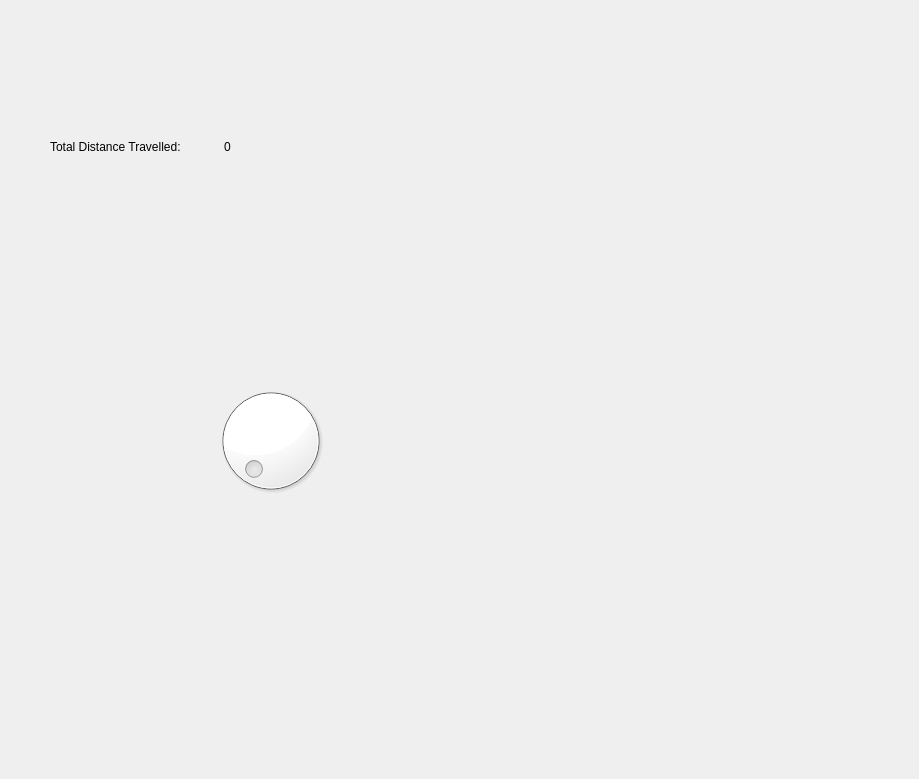
<?xml version="1.0" encoding="UTF-8"?>
<ui version="4.0">
 <class>VehicleInstrumentPanel</class>
 <widget class="QWidget" name="VehicleInstrumentPanel">
  <property name="geometry">
   <rect>
    <x>0</x>
    <y>0</y>
    <width>919</width>
    <height>779</height>
   </rect>
  </property>
  <property name="windowTitle">
   <string>Form</string>
  </property>
  <property name="styleSheet">
   <string notr="true"/>
  </property>
  <widget class="QDial" name="dial">
   <property name="geometry">
    <rect>
     <x>210</x>
     <y>380</y>
     <width>121</width>
     <height>121</height>
    </rect>
   </property>
   <property name="styleSheet">
    <string notr="true">background-color: rgb(255, 255, 255);</string>
   </property>
   <property name="minimum">
    <number>20</number>
   </property>
   <property name="maximum">
    <number>300</number>
   </property>
  </widget>
  <widget class="QLabel" name="label">
   <property name="geometry">
    <rect>
     <x>120</x>
     <y>270</y>
     <width>311</width>
     <height>311</height>
    </rect>
   </property>
   <property name="autoFillBackground">
    <bool>false</bool>
   </property>
   <property name="styleSheet">
    <string notr="true">background-color: transparent;
</string>
   </property>
   <property name="text">
    <string/>
   </property>
   <property name="pixmap">
    <pixmap resource="images.qrc">:/images/assets/speedometer.png</pixmap>
   </property>
   <property name="scaledContents">
    <bool>true</bool>
   </property>
   <property name="wordWrap">
    <bool>true</bool>
   </property>
  </widget>
  <widget class="QWidget" name="layoutWidget">
   <property name="geometry">
    <rect>
     <x>50</x>
     <y>130</y>
     <width>341</width>
     <height>34</height>
    </rect>
   </property>
   <layout class="QHBoxLayout" name="horizontalLayout">
    <item>
     <widget class="QLabel" name="label_2">
      <property name="styleSheet">
       <string notr="true">font: 700 18pt &quot;Segoe UI&quot;;</string>
      </property>
      <property name="text">
       <string>Total Distance Travelled: </string>
      </property>
     </widget>
    </item>
    <item>
     <widget class="QLabel" name="label_3">
      <property name="styleSheet">
       <string notr="true">font: 700 16pt &quot;Segoe UI&quot;;</string>
      </property>
      <property name="text">
       <string>0</string>
      </property>
     </widget>
    </item>
   </layout>
  </widget>
  <zorder>layoutWidget</zorder>
  <zorder>label</zorder>
  <zorder>dial</zorder>
 </widget>
 <resources>
  <include location="images.qrc"/>
 </resources>
 <connections/>
</ui>
